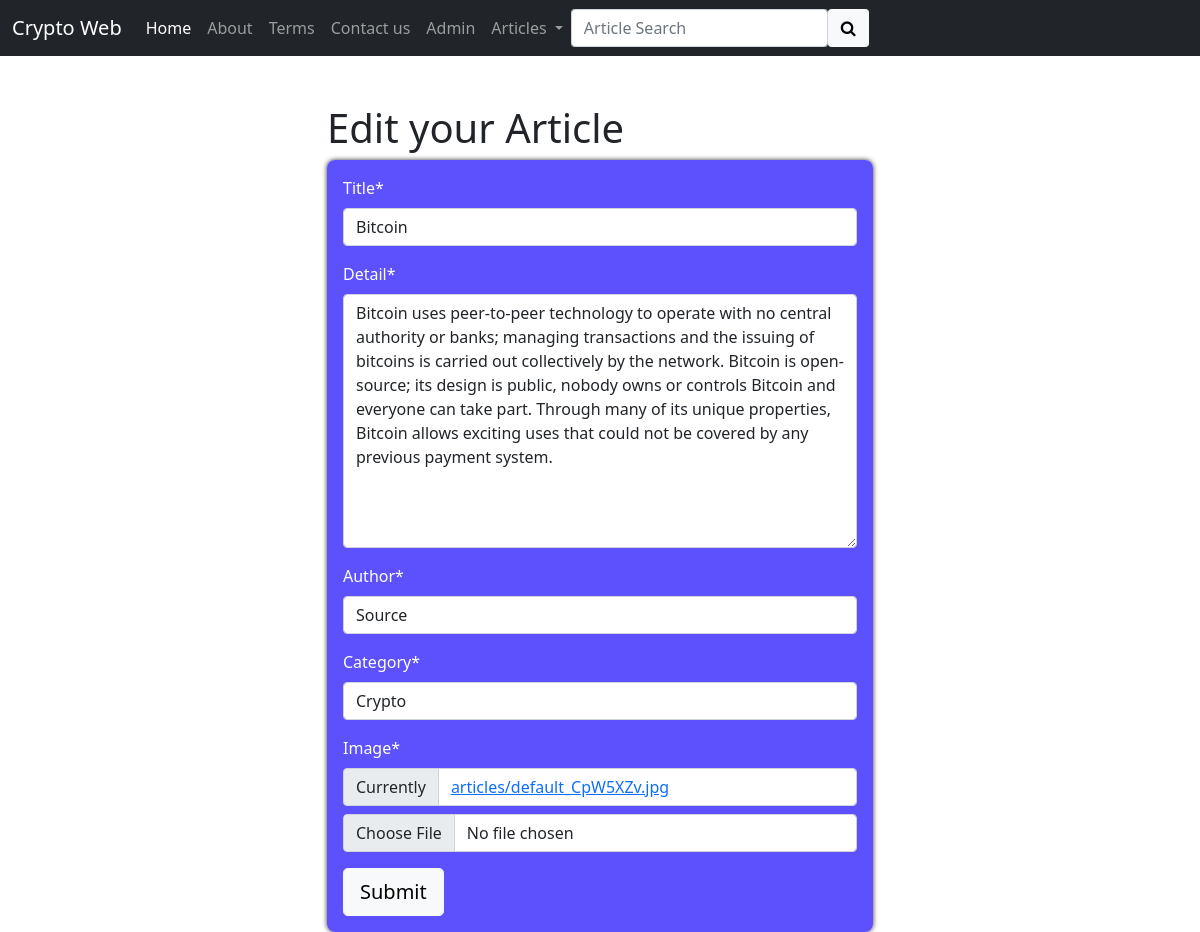
Page /article/edit/1/ (signed in) on the committed database.
### app/models.py (models this page shows, shortened)
class Article(models.Model):
    title = CharField(max_length=50)
    detail = TextField()
    date = DateTimeField(auto_now=True)
    author = CharField(max_length=25)
    category = CharField(max_length=10)
    image = models.ImageField(upload_to="articles",default="articles/default.jpg")
    class Meta:
        verbose_name = 'Article'
        verbose_name_plural = 'Articles'

### app/views.py (the view)
# urls.py: path('article/edit/<int:id>/',views.article_edit, name="article_edit"),
@login_required
def article_edit(request,id):
    try:
        article = Article.objects.get(id=id)
        if request.method == "POST":
            form = ArticleForm(request.POST,request.FILES,instance=article)
            if form.is_valid():
                form.save()
                messages.success(request,"article updated successfully")
                return redirect("article_detail",id=id)
            else:
                messages.error(request,"article update error")
        else:
            form = ArticleForm(instance=article)
        ctx = {
            'title':"article edit",
            'form':form,
            'id':id,
        }
        return render(request,"article/article_edit.html",ctx)
    except Exception as e:
        print(e)
        return redirect("article_view")

### app/forms.py
class ArticleForm(forms.ModelForm):
    class Meta:
        model = Article
        fields = ('title','detail','author','category','image')

### templates/article/article_edit.html (shortened to what this page needs)
{% extends 'layout/base.html' %}
{% load crispy_forms_tags %}
{% block content %}
<div class="container">
    <div class="row">
        <div class="col-md-6 mx-auto mt-5">
            <h1>Edit your Article</h1>
            <form method="POST" enctype="multipart/form-data" class="form1 text-white">
                {{form|crispy}}
                <button class="btn btn-light btn-lg">Submit</button>
            </form>
        </div>
    </div>
</div>
{% endblock content %}

### templates/article/article_edit.html (style rules this page uses)
.form1 { padding: 1rem; background-color: rgba(71, 58, 253, 0.883); border-radius: .5rem; box-shadow: 0 0 5px #333; }

### rows in the picture
Article: title "Bitcoin", detail "Bitcoin uses peer-to-peer technology to operate with no central authority or banks; managing transactions and the issuing of bitcoins is carried out collectively by the network. Bitcoin is open-source; its design is public, nobody owns or controls Bitcoin and everyone can take part. Through many of its unique properties, Bitcoin allows exciting uses that could not be covered by any previous payment system.", author "Source", category "Crypto"
